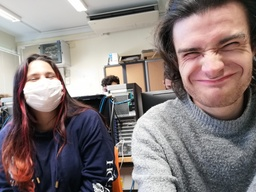
#> input picture Images/Inputs/yo.jpg, 256 x 192 px, shrunk from 1365 x 1024 before the run; its folder holds 5 pictures in this run
$ python triadiques2.py
#> lines starting #> are read from the running program, lines starting #| are printed output that depends on the picture
### Sources/imgTools.py
import cv2
import random
import math
import numpy as np


def convertToHSV(img):
    return cv2.cvtColor(img, cv2.COLOR_BGR2HSV)
def convertToRGB(img):
    return cv2.cvtColor(img, cv2.COLOR_HSV2BGR)
# [7 lines left out: function whriteToHSV_asGray, not called in this run]
#def whriteToRGB(img,path, filename):
 #   image = convertToRGB(img)
  #  cv2.imwrite(path+"HSV/"+filename, img)


#permet d'afficher les pourcentage de progression
def verbosePourcent(current, valMax):
    if verbosePourcent.pourcent < int(current*100/valMax):
        print("\033[A                             \033[A")
        print( int(current*100/valMax) , "%" )
        verbosePourcent.pourcent = int(current*100/valMax)
    if verbosePourcent.pourcent ==100:
        verbosePourcent.pourcent = 0 # reset le compteur une fois 100% atteint
verbosePourcent.pourcent=0


##


#somme l'occurance des pixel voisin de la couleur courante
# [11 lines left out: function sommeVoisine, not called in this run]


#retourne la distance entre deux couleurs
def distance(color, couleur):
    dist = math.sqrt(pow(color[0] - couleur[0], 2) +
                    pow(color[1] - couleur[1], 2) +
                    pow(color[2] - couleur[2], 2));
    return dist
def distanceComp(color, couleur, comp):
    dist = abs(color[comp] - couleur[comp])
    return dist

# [35 lines left out: functions ifMilieux, getHisto, getHistoHSV, sommeVoisinHSV, not called in this run]

# Different applications use different scales for HSV.
#For example gimp uses H = 0-360, S = 0-100 and V = 0-100.
#But OpenCV uses H: 0-179, S: 0-255, V: 0-255

def distModulo(val1, val2, maxVal):
    dist = int(abs(int(val1) - int(val2)))
    return min(dist , maxVal- dist)

def distModulo_WithoutAbs(val1, val2, maxVal):
    dist = abs(val1 - val2)
    return min(dist , maxVal- dist) if val1 - val2 >= 0 else -min(dist , maxVal- dist)


# [127 lines left out: functions getDistofTuple, min_INF_modulo, min_SUP_modulo, vignette, vignetteTEST, chooseColor and 1 more, not called in this run]


"""
print('test1  ', getColor_Degrader( (103,13), [145]), "\n\n")
print('\ntest2  ', getColor_Degrader( (103,13), [141, 7,252]), "\n\n")
"""
"""
print('\ntest3  120 ', getColor_Degrader( (13,103), [120, 7, 252]), "\n\n")
print('\ntest3  130 ', getColor_Degrader( (13,103), [130, 7, 252]), "\n\n")
print('\ntest3  140 ', getColor_Degrader( (13,103), [140, 7, 252]), "\n\n")

print('\ntest3  140 ', getColor_Degrader( (13,103), [140, 7, 252]) )
print('\ntest3  141 ', getColor_Degrader( (13,103), [141, 7, 252]))
print('\ntest3  142 ', getColor_Degrader( (13,103), [142, 7, 252]))
print('\ntest3  143 ', getColor_Degrader( (13,103), [143, 7, 252]))
print('\ntest3  144 ', getColor_Degrader( (13,103), [144, 7, 252]))
print('\ntest3  145 ', getColor_Degrader( (13,103), [145, 7, 252]))
print('\ntest3  146 ', getColor_Degrader( (13,103), [146, 7, 252]))
print('\ntest3  147 ', getColor_Degrader( (13,103), [147, 7, 252]))
"""
# [4 lines of commented-out code are left out]

"""
print('\ntest3  ', getColor_Degrader( (150,10), [50]), "\n\n")
print('\ntest4  ', getColor_Degrader( (170,20), [2]), "\n\n") #pas bon
print('\ntest4  ', getColor_Degrader( (150,5), [178]), "\n\n")
"""

### Sources/triadiques2.py
import cv2
import random
import math
from imgTools import *


#trouve la meilleurs harmonisation et effectue la modification de l'image
def findBestHarmonieMono(histo, img, L, verbose = True):


	bb, rb, gb = L[0], L[1], L[2]
	b1, r1, g1 = L[2], L[0], L[1]
	b2, r2, g2 = L[1], L[2], L[0]
	for i in range(0,img.shape[0]):
		for j in range(0,img.shape[1]):
			b, r, g = img.item(i,j,0), img.item(i,j,1), img.item(i,j,2)
			dist1 = distance([b,g,r], [bb,gb,rb])
			dist2 = distance([b,g,r], [b1,g1,r1])
			dist3 = distance([b,g,r], [b2,g2,r2])
			gray = 0.2989 * r + 0.5870 * g + 0.1140 * b

			if(dist1<=dist2<=dist3 or dist1 <= dist3 <= dist2):
				img[i,j] = [gray*(bb/255),gray*(rb/255),gray*(gb/255)]
			elif (dist2 < dist3):
				img[i,j] = [gray*(b1/255),gray*(r1/255),gray*(g1/255)]
			else:
				img[i,j] = [gray*(b2/255),gray*(r2/255),gray*(g2/255)]

			if verbose:
				verbosePourcent(i*img.shape[0]+j, img.shape[0]*img.shape[1])


#### ATTENTION: ####
# OPENCV utilise le format BGR (bleu, vert, rouge)
# pensez a rectifier si nécessaire pour les calculs
####

filename = "yo"
img = cv2.imread ("../Images/Inputs/"+filename+".jpg")
#> img is the input picture: shape (192, 256, 3); mean B, G, R 123.3, 124.5, 136.2
ImgIndex = cv2.cvtColor(img, cv2.COLOR_BGR2GRAY)
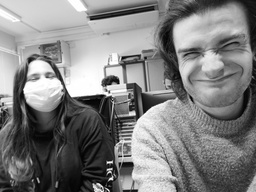
#> ImgIndex: shape (192, 256); min 1, max 255, mean 127.9


histo = {} # getHisto(img)


#findBestHarmonieCompl(histo, img)
findBestHarmonieMono(histo, img,[191,107,160])
#> after the loop in findBestHarmonieMono, `for i in range(0,img.shape[0]):`:
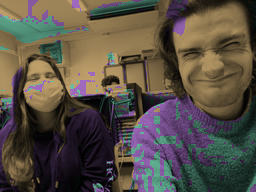
#> img: shape (192, 256, 3); mean B, G, R 68.3, 78.8, 87.2

cv2.imwrite("../Images/Outputs/"+filename+"_try2.jpg", img)
